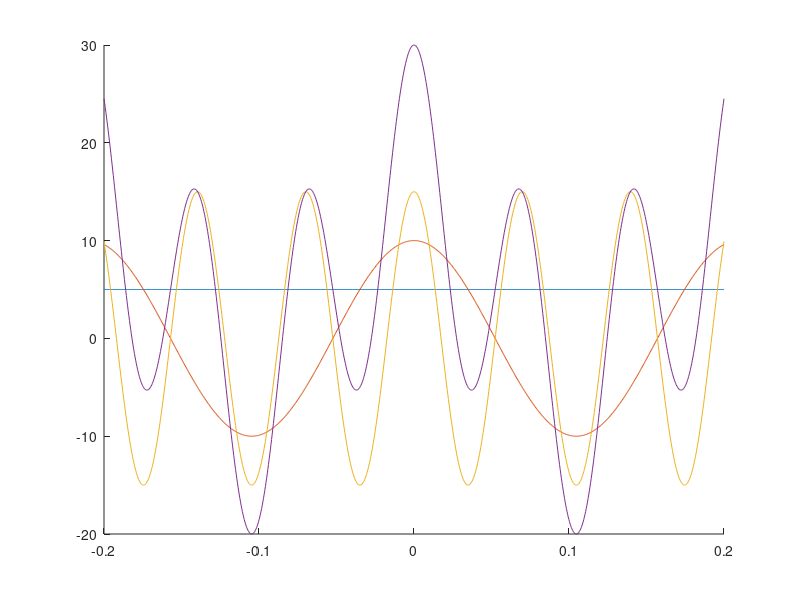

Write the MATLAB code that produced this figure.
x = linspace(-0.2,0.2,1000);

y_1 = linspace(5, 5, 1000);
y_2 = 10*cos(30*x);
y_3 = 15*cos(90*x);

y = 5 + 10*cos(30*x) + 15*cos(90*x);

hold on;

plot(x, y_1);
plot(x, y_2);
plot(x, y_3);
plot(x, y);